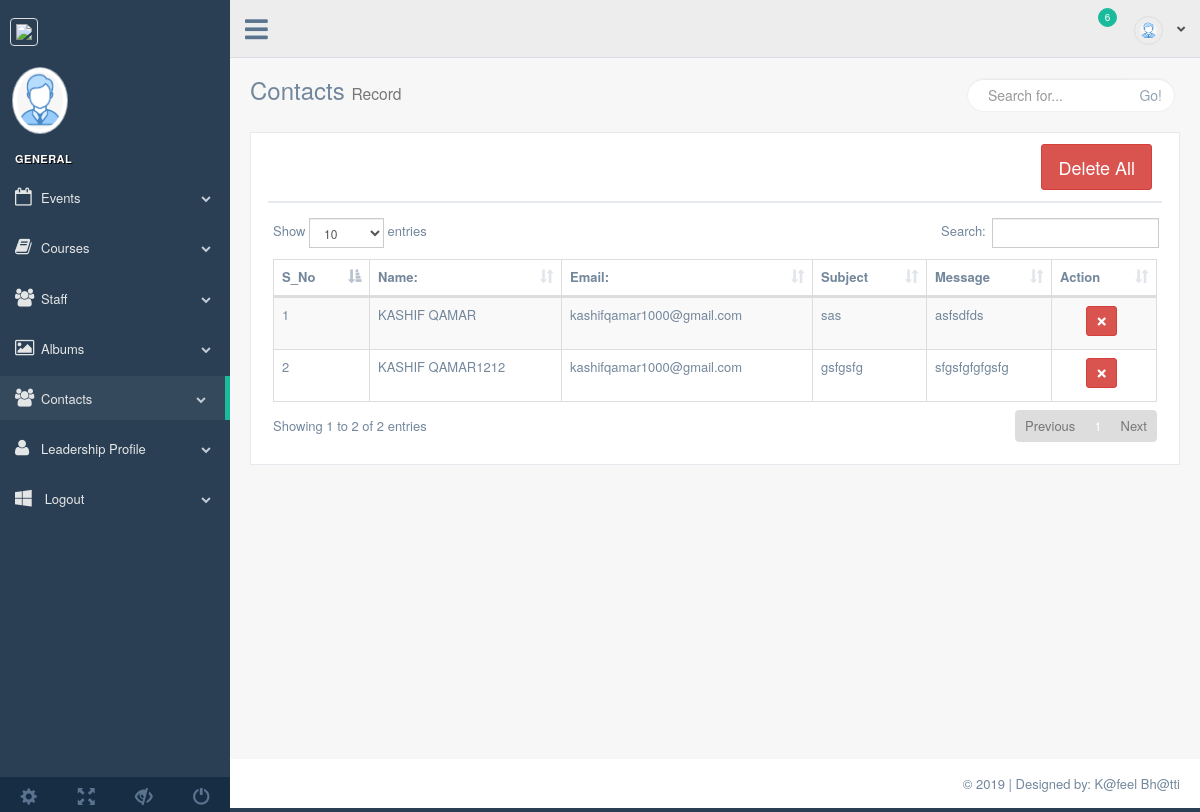
Page /admin/contact.php on the committed database.
### tables this page shows
CREATE TABLE `contacts` (
  `c_id` int(11) NOT NULL,
  `name` varchar(20) NOT NULL,
  `email` varchar(25) NOT NULL,
  `subject` varchar(50) NOT NULL,
  `message` varchar(60) NOT NULL
);

### admin/contact.php (the view, shortened to what this page needs)
<?php
require_once('process/conn.php');
$query="select * from contacts";
			$excute=mysqli_query($conn, $query);
?>
<!DOCTYPE html>
<html lang="en">
<head>
    <link href="vendors/bootstrap/dist/css/bootstrap.min.css" rel="stylesheet">
    <link href="vendors/font-awesome/css/font-awesome.min.css" rel="stylesheet">
    <link href="vendors/nprogress/nprogress.css" rel="stylesheet">
    <link href="vendors/iCheck/skins/flat/green.css" rel="stylesheet">
    <link href="vendors/datatables.net-bs/css/dataTables.bootstrap.min.css" rel="stylesheet">
    <link href="vendors/datatables.net-buttons-bs/css/buttons.bootstrap.min.css" rel="stylesheet">
    <link href="vendors/datatables.net-fixedheader-bs/css/fixedHeader.bootstrap.min.css" rel="stylesheet">
    <link href="vendors/datatables.net-responsive-bs/css/responsive.bootstrap.min.css" rel="stylesheet">
    <link href="vendors/datatables.net-scroller-bs/css/scroller.bootstrap.min.css" rel="stylesheet">
    <link href="build/css/custom.css" rel="stylesheet">
</head>
<body class="nav-md">
<div class="container body">
    <div class="main_container">
        <?php require_once 'inc/sidebar.php';?>
        <?php require_once 'inc/header.php';?>
        <div class="right_col" role="main">
            <div class="">
                <div class="page-title">
                    <div class="title_left">
                        <h3>Contacts <small>Record</small></h3>
                    </div>
                    <div class="title_right">
                        <div class="col-md-5 col-sm-5 col-xs-12 form-group pull-right top_search">
                            <div class="input-group">
                                <input type="text" class="form-control" placeholder="Search for...">
                                <span class="input-group-btn">
                      <button class="btn btn-default" type="button">Go!</button>
                    </span>
                            </div>
                        </div>
                    </div>
                </div>
                <div class="clearfix"></div>
                <div class="row">
                    <div class="col-md-12 col-sm-12 col-xs-12">
                        <div class="x_panel">
                            <div class="x_title">
                                <a href="process/contact_delete.php?all"> <button class="btn btn-danger btn-lg" style="float: right">Delete All</button></a>
                                <div class="clearfix"></div>
                            </div>
                            <div class="x_content">
                                <table id="datatable" class="table table-striped table-bordered">
                                    <thead>
                                    <tr>
										<th>S_No</th>
                                        <th>Name:</th>
                                        <th>Email:</th>
                                        <th>Subject</th>
                                        <th>Message</th>
                                        <th>Action</th>
                                    </tr>
                                    </thead>
                                    <tbody>
									<?php
										$i=1; while($record=mysqli_fetch_array($excute)){
										?>
                <tr>
                    <td><?php echo $i; ?></td>
					<td><?php echo $record['name']; ?></td>
					<td><?php echo $record['email']; ?></td>
					<td><?php echo $record['subject']; ?></td>
					<td><?php echo $record['message']; ?></td>
                    <td style="text-align: center;">
                        <a href="process/contact_delete.php?dlt=<?php echo $record['c_id']; ?>">
                            <button type="button" rel="tooltip" class="btn btn-danger btn-icon btn-sm">
                                <i class="fa fa-times"></i>
                            </button>
                        </a>
                    </td>
                </tr>
										<?php $i++; } ?>
                                    </tbody>
                                </table>
                            </div>
                        </div>
                    </div>
                </div>
            </div>
        </div>
        <?php require_once 'inc/footer.php';?>
    </div>
</div>
</body>
</html>

### rows in the picture
contacts: name "KASHIF QAMAR", email "kashifqamar1000@gmail.com", subject "sas", message "asfsdfds"
contacts: name "KASHIF QAMAR1212", email "kashifqamar1000@gmail.com", subject "gsfgsfg", message "sfgsfgfgfgsfg"
